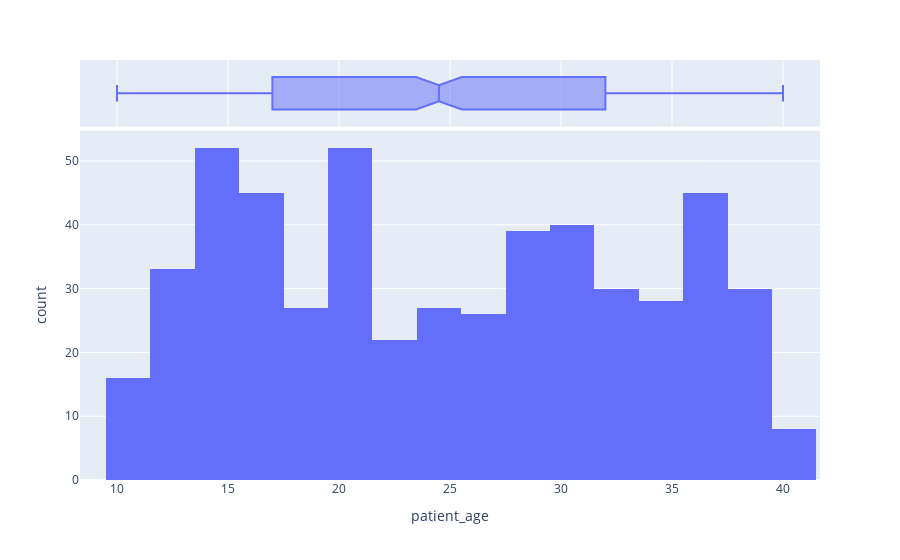

The code cell stored with this chart in its notebook:
### Code cell
px.histogram(simulated_dataframe, x="patient_age", marginal="box")

### Figure 1 — Plotly figure (JSON) as saved in the notebook; plotly's stock layout.template omitted (floating-point values rounded to 4 significant figures; data arrays with more than 128 entries replaced by an {"elided": "..."} marker saying what was removed)
{"data": [{"alignmentgroup": "True", "bingroup": "x", "hovertemplate": "patient_age=%{x}<br>count=%{y}<extra></extra>", "legendgroup": "", "marker": {"color": "#636efa", "pattern": {"shape": ""}}, "name": "", "offsetgroup": "", "orientation": "v", "showlegend": false, "type": "histogram", "x": {"elided": "520 int values"}, "xaxis": "x", "yaxis": "y"}, {"alignmentgroup": "True", "hovertemplate": "patient_age=%{x}<extra></extra>", "legendgroup": "", "marker": {"color": "#636efa"}, "name": "", "notched": true, "offsetgroup": "", "showlegend": false, "type": "box", "x": {"elided": "520 int values"}, "xaxis": "x2", "yaxis": "y2"}], "layout": {"barmode": "relative", "legend": {"tracegroupgap": 0}, "margin": {"t": 60}, "xaxis": {"anchor": "y", "domain": [0, 1], "title": {"text": "patient_age"}}, "xaxis2": {"anchor": "y2", "domain": [0, 1], "matches": "x", "showgrid": true, "showticklabels": false}, "yaxis": {"anchor": "x", "domain": [0, 0.8316], "title": {"text": "count"}}, "yaxis2": {"anchor": "x2", "domain": [0.8416, 1], "matches": "y2", "showgrid": false, "showline": false, "showticklabels": false, "ticks": ""}}}
